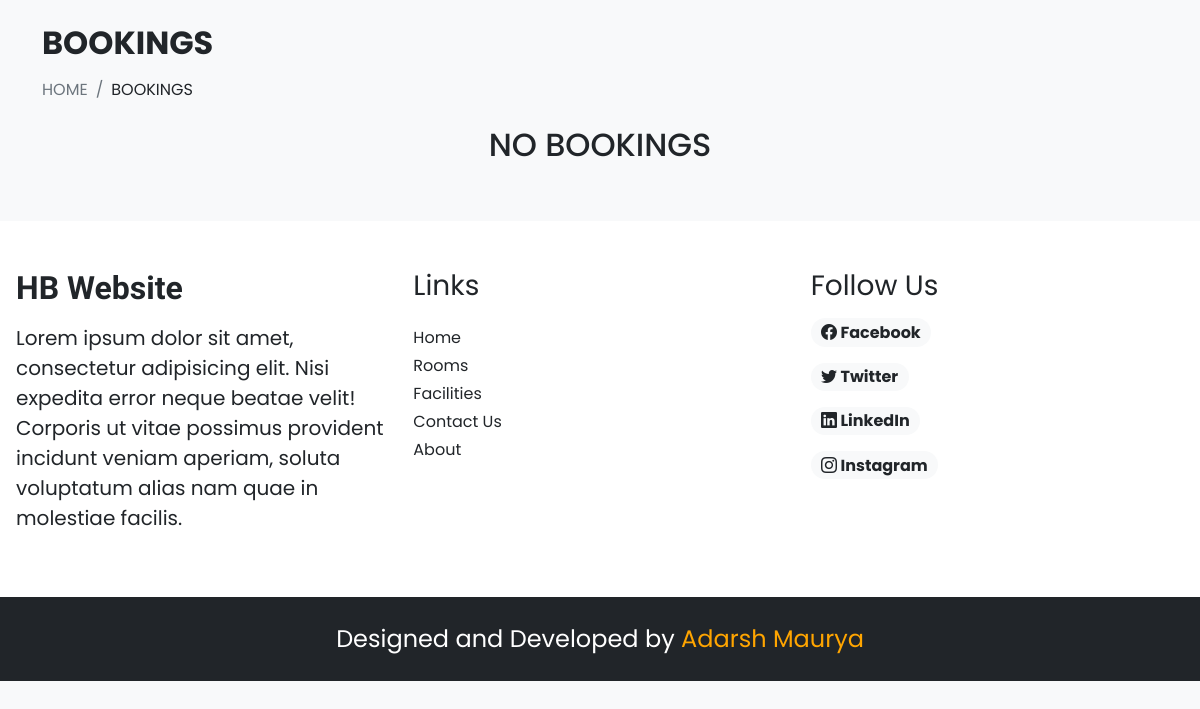
Screenshot of /bookings.php (signed in) with the database file from the repository.
### tables this page shows
CREATE TABLE `general_settings` (
  `id` int NOT NULL,
  `site_title` varchar(128) NOT NULL,
  `site_desc` varchar(500) NOT NULL,
  `shutdown` tinyint NOT NULL DEFAULT '0'
);

CREATE TABLE `social_links` (
  `id` int NOT NULL,
  `name` varchar(100) NOT NULL,
  `social_link` varchar(300) NOT NULL DEFAULT 'none',
  `icon_class_name` varchar(50) NOT NULL DEFAULT 'bi-arrow-right-square-fill'
);

### admin/inc/db_config.php (called while the page is built, shortened)
<?php
function select($query,$values,$datatypes){
    $con = $GLOBALS['conn'];
    if($stmt = mysqli_prepare($con,$query)){
        if(mysqli_stmt_bind_param($stmt,$datatypes,...$values)){
            if(mysqli_stmt_execute($stmt)){
                $res = mysqli_stmt_get_result($stmt);
                return $res;
            }else{
                mysqli_stmt_close($stmt);
                die("Query cannot be executed - Select");
            }
        }else{
            mysqli_stmt_close($stmt);
            die("Query cannot be binded - Select");
        }
    }else{
        die("Query cannot be prepared - Select");
    }
}
?>

### inc/comman.php (called while the page is built, shortened)
<?php
    require("./admin/inc/db_config.php");
    $general_q = "SELECT * FROM `general_settings` WHERE `id`=?";
    $value = [1];
    $general_res = select($general_q, $value, "i");

### bookings.php (the view, shortened to what this page needs)
<!DOCTYPE html>
<html lang="en">
<head>
    <?php require("./inc/comman.php") ?>
    <?php require("./inc/links.php") ?>
</head>
<body class="bg-light">
    <?php
    $general_q = "SELECT * FROM `general_settings` WHERE `id`=?";
    $value = [1];
    $general_res = select($general_q, $value, "i");
    $general_assoc = mysqli_fetch_assoc($general_res);
    ?>
    <div class="container">
        <div class="my-4">
            <h4 class="fw-bold fs-2">BOOKINGS</h4>
            <div class="d-flex align-items-center gap-2 mt-3">
                <a href="./index.php" class="anchor-hover text-decoration-none text-muted">HOME</a>
                <span class="text-muted"> / </span>
                <span>BOOKINGS</span>
            </div>
        </div>
        <div class="row">
            <?php
            $q = "SELECT * FROM `booking_order` bo
                INNER JOIN `booking_details` bd ON bo.booking_id=bd.booking_id
                 WHERE ((bo.booking_status='booked')
                    OR (bo.booking_status='cancelled')
                    OR (bo.booking_status='failed')) AND bo.user_id = ?
                    ORDER BY bo.booking_id DESC
                 ";
            $value = [$_SESSION['uId']];
            $res = select($q, $value, 'i');
            if ($res->num_rows == 0) {
                echo <<<data
                <div class="col-12 d-flex align-items-center justify-content-center">
                    <h2>NO BOOKINGS</h2>
                </div>
                data;
            }
            ?>
        </div>
    </div>
    <footer class="container-fluid py-5 px-3 mt-5 bg-white m-0">
        <div class="row">
            <div class="col-md-4 mb-lg-0 mb-md-0 mb-4">
                <h3 class="h-font fw-bold fs-2 mb-3"><?php echo $general_assoc['site_title'] ?></h3>
                <p class="fs-5"><?php echo $general_assoc['site_desc'] ?></p>
            </div>
            <div class="col-md-4  mb-lg-0 mb-md-0 mb-4">
                <h6 class="fs-3 mb-4 fw-normal">Links</h6>
                <a href="./index.php" class="text-decoration-none d-inline-block mb-1 text-dark">Home</a><br>
                <a href="./rooms.php" class="text-decoration-none d-inline-block mb-1 text-dark">Rooms</a><br>
                <a href="./facilities.php" class="text-decoration-none d-inline-block mb-1 text-dark">Facilities</a><br>
                <a href="./contact.php" class="text-decoration-none d-inline-block mb-1 text-dark">Contact Us</a><br>
                <a href="./about.php" class="text-decoration-none d-inline-block mb-1 text-dark">About</a><br>
            </div>
            <div class="col-md-4">
                <h6 class="fs-3 mb-3 fw-normal">Follow Us</h6>
                <?php
                $social_q = "SELECT * FROM `social_links`";
                $social_res = $conn->query($social_q);
                while ($row = mysqli_fetch_assoc($social_res)) {
                    if ($row['social_link'] != '') {
                        echo <<<social
                        <a href="$row[social_link]" class="badge text-decoration-none d-inline-block rounded-pill fs-6 bg-light text-dark mb-3">
                            <i class="bi $row[icon_class_name]"></i> $row[name]
                        </a></br>
                    social;
                    }
                }
                ?>
            </div>
        </div>
    </footer>
    <div class="bg-dark text-white p-4 text-center fs-4 design-by">
        Designed and Developed by <a href="https://adarshmaurya54.github.io/Portfolio/" class="text-decoration-none" style="color: orange;">Adarsh Maurya</a>
    </div>
</body>
</html>

### css/style.css (style rules this page uses)
:root { --teal: #2ec1ac; --teal_hover: #279e8c; }
* { padding: 0; margin: 0; box-sizing: border-box; font-family: 'Poppins', sans-serif; }
.h-font { font-family: 'Merienda', cursive; }

### rows the page displays
general_settings: site_title "HB Website", site_desc "Lorem ipsum dolor sit amet, consectetur adipisicing elit. Nisi expedita error neque beatae velit! Corporis ut vitae possimus provident incidunt veniam aperiam, soluta voluptatum alias nam quae in molestiae facilis."
social_links: name "Facebook"
social_links: name "Twitter"
social_links: name "LinkedIn"
social_links: name "Instagram"
